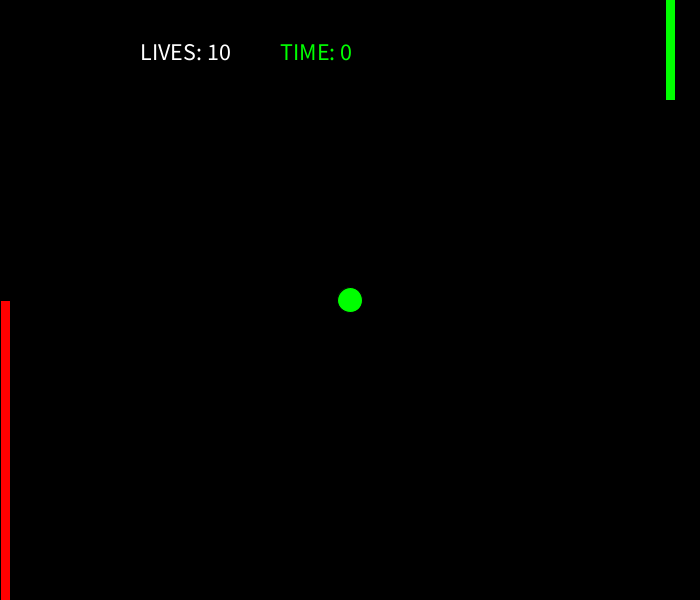
Frame 1 (no input)
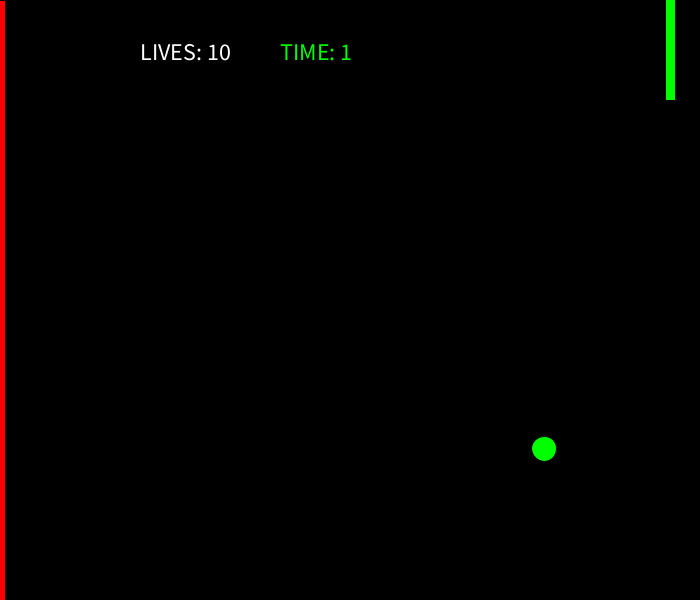
Frame 60 (the mouse pressed at the canvas centre just before this capture)
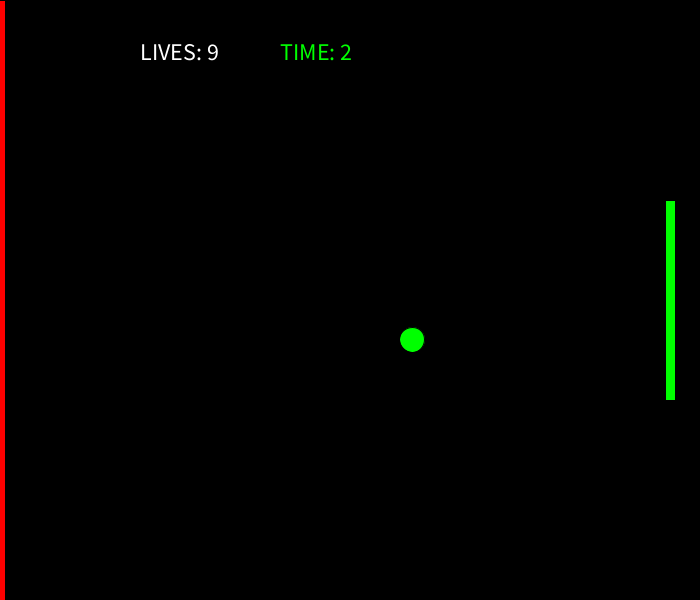
Frame 120 (the mouse held since frame 60 and released just before this capture)

The Processing sketch that drew these frames (run headless with seeded random() and noise(); from frame 60 on, the mouse is pressed at the canvas centre):

// Processing sketch: onePlayerPong
// ── onePlayerPong.pde
float d = 25; 
float ballX, ballY;
float speedX, speedY; 

int playerLives = 10; 

boolean playerMoveUp, playerMoveDown;
boolean gameOver = false; 

int time;

Paddle player; 

void setup(){
  size(700, 600); 
  
  textSize(24); 
  player = new Paddle(width-30); 
  
  reset(); 
}

void draw(){
  background(0); 
  
  if(!gameOver){
    time = millis()/1000; 
    fill(255, 0, 0); 
    rect(0, height/2, 10, height); 
    
    fill(0, 255, 0); 
    ellipse(ballX, ballY, d, d); 
    
    fill(255); 
    text("LIVES: " + playerLives, width*.2, height*.10); 
    
    updateBall(); 
    checkCollision(); 
    player.update(); 
    player.display(); 

  }
  text("TIME: " + time, width*.4, height*.10); 
  checkLives(); 
}



void updateBall(){
  ballX += speedX; 
  ballY += speedY; 
}

void reset(){
  ballX = width/2; 
  ballY = height/2; 
  
  speedX = random(2, 4); 
  speedY = random(2, 4); 
}

void checkCollision(){
  if(ballX >= width-d/2){
    playerLives -= 1; 
    reset(); 
  }
  
  if(ballX <= d/2 + 10){
    speedX *= -1.1; 
  }
  
  if(ballY >= height-d/2 || ballY <= d/2){
    speedY *= -1.1; 
  }

  if(ballX >= player.xPos - d/2 && ballY>= (player.yPos-player.rectSize/2) && 
    ballY<= (player.yPos+player.rectSize/2)){
    speedX *= -1.1; 
    speedY *= 1.1; 
  }
}

void checkLives(){
  if(playerLives <= 0){
    text("Game Over :( ", width*.4, height/2); 
    gameOver = true; 
  }
}
// ── paddle.pde
class Paddle {
  float xPos, yPos;
  float d = 25; 
  float rectSize; 

  Paddle(float _xPos) {
    xPos = _xPos; 
    yPos = 100; 
    rectSize = 200;
  }
  
  void update(){
    yPos = mouseY; 
  }

  void display() {
    rectMode(CENTER); 
    fill(0, 255, 0); 
    rect(xPos, yPos, 10, rectSize);
  }
}
